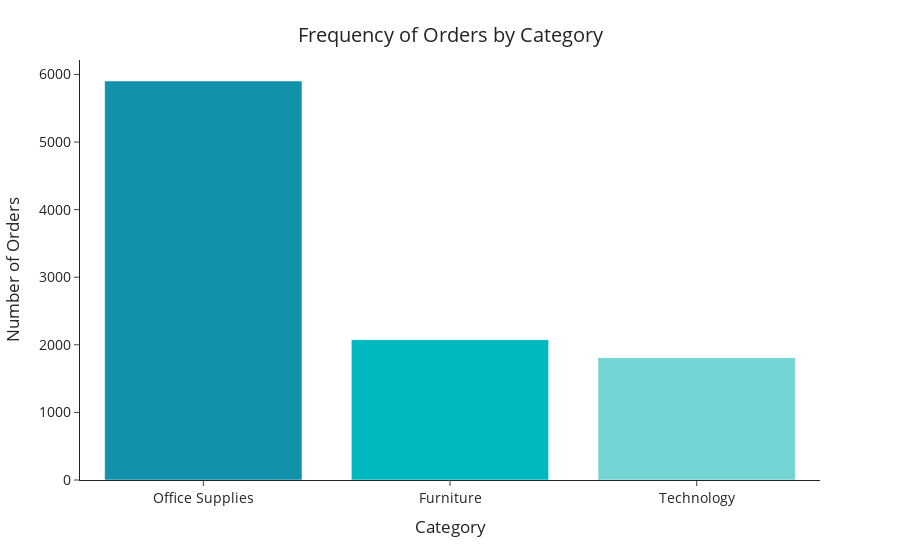

Notebook cell for this chart:
### Markdown cell above
# **Category**

### Code cell
fig = px.bar(x = df['Category'].value_counts().index, y = df['Category'].value_counts(),
             color = df['Category'].value_counts().index,
             template = 'simple_white', color_discrete_sequence = colors)

#Set Title and x/y axis labels
fig.update_layout(
    xaxis_title="Category",
    yaxis_title="Number of Orders",
    showlegend = False,
    font = dict(
            size = 14
            ),
    title={
        'text': "Frequency of Orders by Category",
        'y':0.95,
        'x':0.5
        }
    )

fig.show()

### Figure 1 — Plotly figure (JSON) as saved in the notebook; plotly's stock layout.template omitted (floating-point values rounded to 4 significant figures)
{"data": [{"alignmentgroup": "True", "hovertemplate": "color=Office Supplies<br>x=%{x}<br>y=%{y}<extra></extra>", "legendgroup": "Office Supplies", "marker": {"color": "#1192AA", "pattern": {"shape": ""}}, "name": "Office Supplies", "offsetgroup": "Office Supplies", "orientation": "v", "showlegend": true, "textposition": "auto", "type": "bar", "x": ["Office Supplies"], "xaxis": "x", "y": [5903], "yaxis": "y"}, {"alignmentgroup": "True", "hovertemplate": "color=Furniture<br>x=%{x}<br>y=%{y}<extra></extra>", "legendgroup": "Furniture", "marker": {"color": "#00B8C0", "pattern": {"shape": ""}}, "name": "Furniture", "offsetgroup": "Furniture", "orientation": "v", "showlegend": true, "textposition": "auto", "type": "bar", "x": ["Furniture"], "xaxis": "x", "y": [2076], "yaxis": "y"}, {"alignmentgroup": "True", "hovertemplate": "color=Technology<br>x=%{x}<br>y=%{y}<extra></extra>", "legendgroup": "Technology", "marker": {"color": "#73D4D3", "pattern": {"shape": ""}}, "name": "Technology", "offsetgroup": "Technology", "orientation": "v", "showlegend": true, "textposition": "auto", "type": "bar", "x": ["Technology"], "xaxis": "x", "y": [1810], "yaxis": "y"}], "layout": {"barmode": "relative", "font": {"size": 14}, "legend": {"title": {"text": "color"}, "tracegroupgap": 0}, "margin": {"t": 60}, "showlegend": false, "title": {"text": "Frequency of Orders by Category", "x": 0.5, "y": 0.95}, "xaxis": {"anchor": "y", "domain": [0, 1], "title": {"text": "Category"}}, "yaxis": {"anchor": "x", "domain": [0, 1], "title": {"text": "Number of Orders"}}}}
